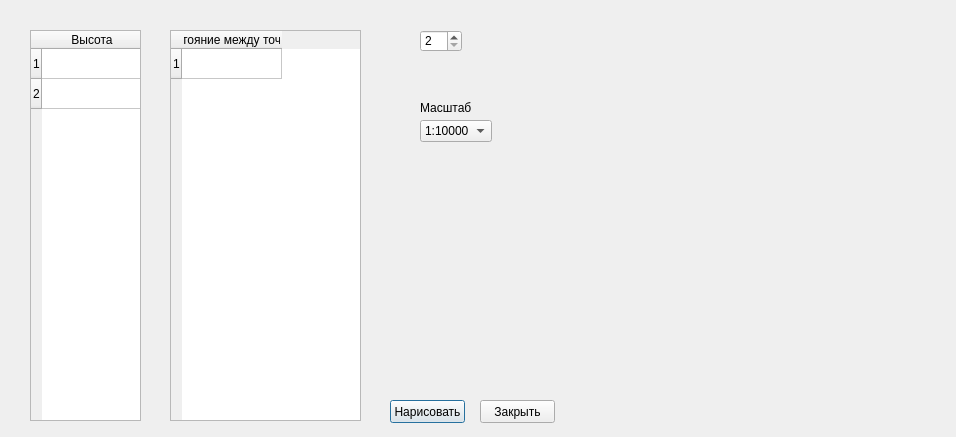
<?xml version="1.0" encoding="UTF-8"?>
<ui version="4.0">
 <class>Dialog_geo</class>
 <widget class="QDialog" name="Dialog_geo">
  <property name="geometry">
   <rect>
    <x>0</x>
    <y>0</y>
    <width>956</width>
    <height>437</height>
   </rect>
  </property>
  <property name="windowTitle">
   <string>Dialog</string>
  </property>
  <widget class="QTableWidget" name="tableWidget">
   <property name="geometry">
    <rect>
     <x>30</x>
     <y>30</y>
     <width>111</width>
     <height>391</height>
    </rect>
   </property>
   <property name="rowCount">
    <number>2</number>
   </property>
   <row/>
   <row/>
   <column>
    <property name="text">
     <string>Высота</string>
    </property>
   </column>
  </widget>
  <widget class="QPushButton" name="pushButton_add">
   <property name="geometry">
    <rect>
     <x>390</x>
     <y>400</y>
     <width>75</width>
     <height>23</height>
    </rect>
   </property>
   <property name="text">
    <string>Нарисовать</string>
   </property>
  </widget>
  <widget class="QPushButton" name="pushButton">
   <property name="geometry">
    <rect>
     <x>480</x>
     <y>400</y>
     <width>75</width>
     <height>23</height>
    </rect>
   </property>
   <property name="text">
    <string>Закрыть</string>
   </property>
  </widget>
  <widget class="QSpinBox" name="spinBox">
   <property name="geometry">
    <rect>
     <x>420</x>
     <y>30</y>
     <width>42</width>
     <height>22</height>
    </rect>
   </property>
   <property name="minimum">
    <number>2</number>
   </property>
   <property name="maximum">
    <number>10</number>
   </property>
   <property name="value">
    <number>2</number>
   </property>
  </widget>
  <widget class="QComboBox" name="comboBox">
   <property name="geometry">
    <rect>
     <x>420</x>
     <y>120</y>
     <width>72</width>
     <height>22</height>
    </rect>
   </property>
   <item>
    <property name="text">
     <string>1:10000</string>
    </property>
   </item>
   <item>
    <property name="text">
     <string>1:50000</string>
    </property>
   </item>
   <item>
    <property name="text">
     <string>1:100000</string>
    </property>
   </item>
   <item>
    <property name="text">
     <string>1:200000</string>
    </property>
   </item>
  </widget>
  <widget class="QLabel" name="label">
   <property name="geometry">
    <rect>
     <x>420</x>
     <y>100</y>
     <width>71</width>
     <height>16</height>
    </rect>
   </property>
   <property name="text">
    <string>Масштаб</string>
   </property>
  </widget>
  <widget class="QTableWidget" name="tableWidget_2">
   <property name="geometry">
    <rect>
     <x>170</x>
     <y>30</y>
     <width>191</width>
     <height>391</height>
    </rect>
   </property>
   <row>
    <property name="text">
     <string>1</string>
    </property>
   </row>
   <column>
    <property name="text">
     <string>Расстояние между точками</string>
    </property>
   </column>
  </widget>
 </widget>
 <resources/>
 <connections/>
</ui>
